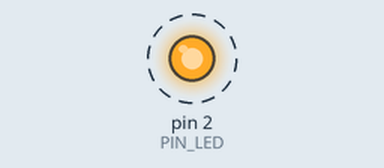
Bench run of a sketch on a simulated Arduino Uno, built with avr-gcc and run on an emulated ATmega328P. Shown: output pins drawn as LEDs (lit = HIGH). Dashed ring = blinking.

Above: at 0.5 s.
Timing chart, 0 to 4.6 s (numbered marks = the images above):
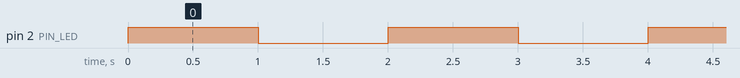

Measured:
- by itself, pin 2 (PIN_LED): alternates HIGH for 1.0 s and LOW for 1.0 s

The sketch:

arduino.ino
```cpp
const uint8_t PIN_LED = 2;
// LED_BUILTIN
// the setup function runs once when you press reset or power the board
void setup() {
  // initialize digital pin LED_BUILTIN as an output.
  pinMode(PIN_LED, OUTPUT);
}

// the loop function runs over and over again forever
void loop() {
  digitalWrite(PIN_LED, HIGH);  // turn the LED on (HIGH is the voltage level)
  delay(1000);                      // wait for a second
  digitalWrite(PIN_LED, LOW);   // turn the LED off by making the voltage LOW
  delay(1000);                      // wait for a second
}
```
